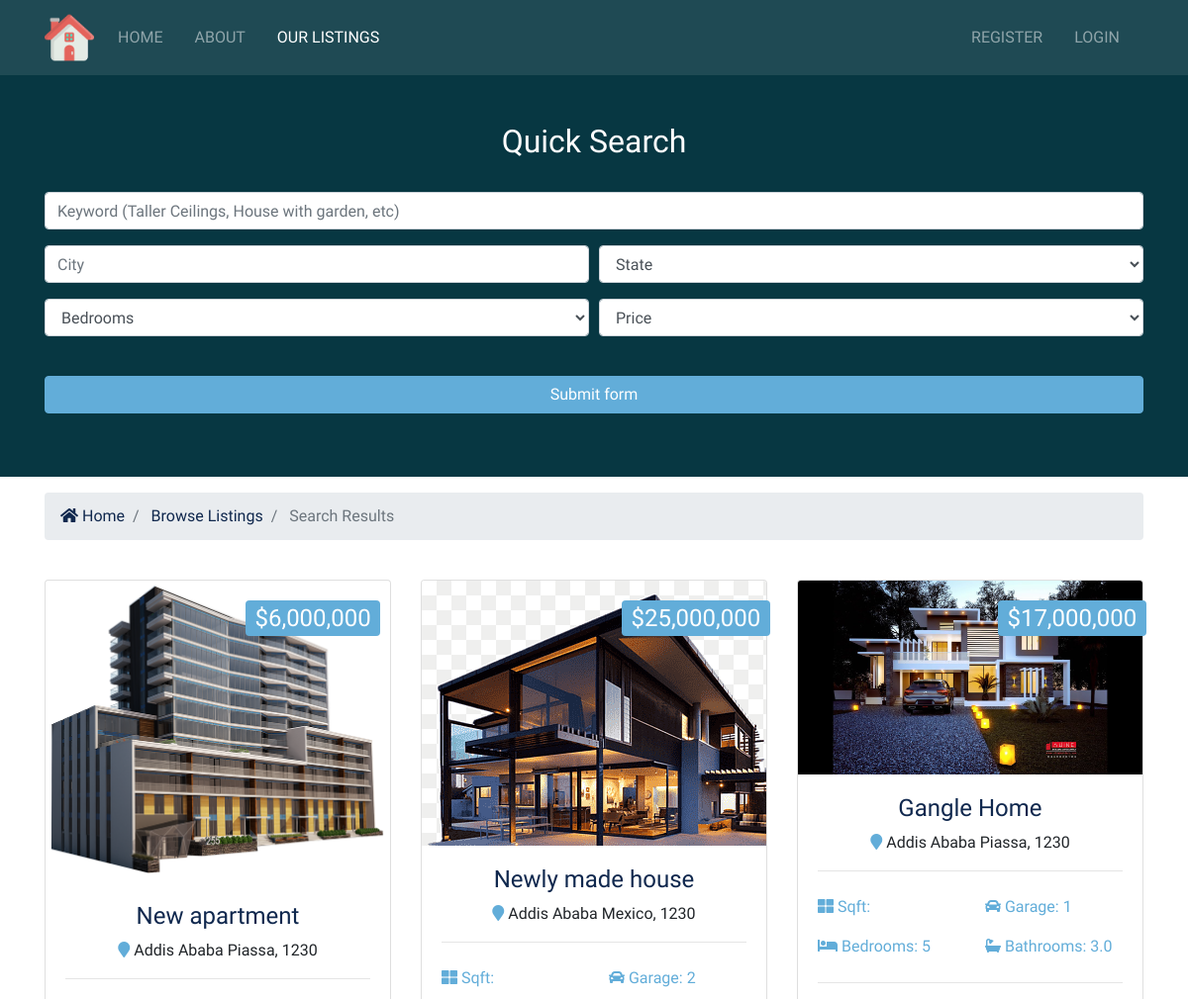
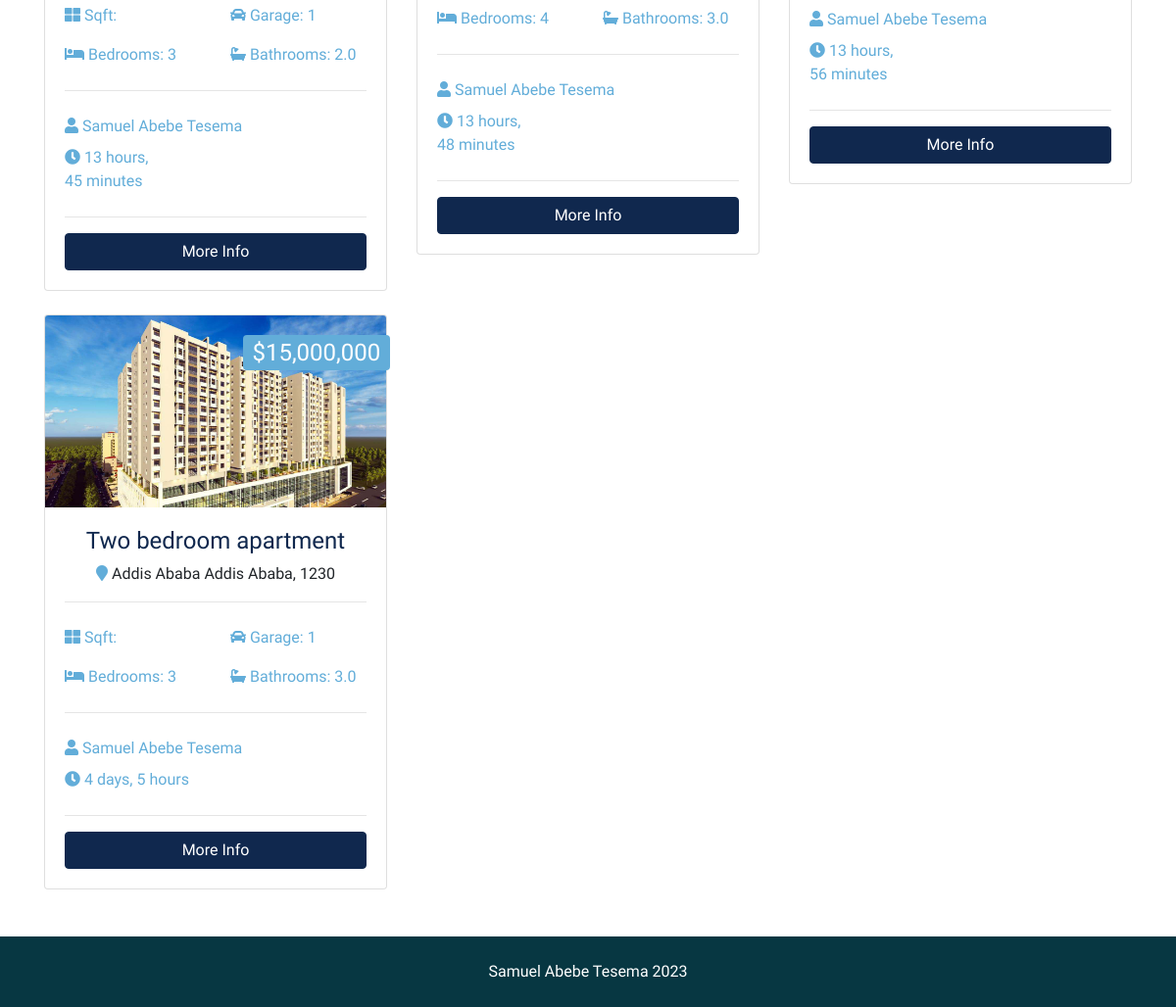
The page /listings/search on the database its author committed (2 pictures, top to bottom).
### listings/models.py (models this page shows, shortened)
class Listing(models.Model):
    agents = models.ForeignKey(Agent, on_delete=models.DO_NOTHING)
    title = models.CharField(max_length=200)
    address = models.CharField(max_length=200)
    city = models.CharField(max_length=100)
    state = models.CharField(max_length=100)
    zipcode = models.CharField(max_length=20)
    description = models.TextField(blank=True)
    price = models.IntegerField()
    bedrooms = models.IntegerField()
    bathrooms = models.DecimalField(max_digits=2, decimal_places=1)
    garage = models.IntegerField(default=0)
    sqft = models.CharField(max_length=20, blank=True)
    lot_size = models.DecimalField(max_digits=5, decimal_places=1)
    photo_main = models.ImageField(upload_to='photos/%Y/%m/%d')
    photo_1 = models.ImageField(upload_to='photos/%Y/%m/%d', blank=True)
    photo_2 = models.ImageField(upload_to='photos/%Y/%m/%d', blank=True)
    photo_3 = models.ImageField(upload_to='photos/%Y/%m/%d', blank=True)
    photo_4 = models.ImageField(upload_to='photos/%Y/%m/%d', blank=True)
    photo_5 = models.ImageField(upload_to='photos/%Y/%m/%d', blank=True)
    is_published = models.BooleanField(default=True)
    list_date = models.DateTimeField(default=datetime.now, blank=True)
    objects = models.Manager()

### agent/models.py (models this page shows)
class Agent(models.Model):
    name = models.CharField(max_length=200)
    photo = models.ImageField(upload_to='photo/%Y/%m/%d')
    description = models.TextField(blank=True)
    phone = models.CharField(max_length=20)
    email = models.CharField(max_length=50)
    is_mvp = models.BooleanField(default=False)
    hire_date = models.DateTimeField(default=datetime.now, blank=True)
    def __str__(self):
        return self.name
    objects = models.Manager()

### listings/views.py (the view)
# urls.py: path('search', views.search, name='search'),
def search(request):
    queryset_list = Listing.objects.order_by('-list_date')
    if 'keywords' in request.GET:
        keywords = request.GET['keywords']
        if keywords:
            queryset_list = queryset_list.filter(description__icontains=keywords)
    if 'city' in request.GET:
        city = request.GET['city']
        if city:
            queryset_list = queryset_list.filter(city__iexact=city)
    if 'state' in request.GET:
        state = request.GET['state']
        if state:
            queryset_list = queryset_list.filter(state__iexact=state)
    if 'bedrooms' in request.GET:
        bedrooms = request.GET['bedrooms']
        if bedrooms:
            queryset_list = queryset_list.filter(bedrooms__lte=bedrooms)
    if 'price' in request.GET:
        price = request.GET['price']
        if price:
            queryset_list = queryset_list.filter(price__lte=price)
    context = {
        'state_choices': state_choices,
        'bedroom_choices': bedroom_choices,
        'price_choices': price_choices,
        'listings': queryset_list,
        'values': request.GET,
        'queryset_list': queryset_list
    }
    return render(request, 'listings/search.html', context)

### listings/templates/listings/search.html (shortened to what this page needs)
{% extends 'listings/layout.html' %}
{% load humanize %}
{% block content %}
	<section id="showcase-inner" class="showcase-search text-white py-5">
		<div class="container">
			<div class="row text-center">
				<div class="col-md-12">
					<h2>Quick Search</h2>
					<br>
					<form action="{% url 'search' %}">
						<div class="form-row">
							<div class="col-md-12 mb-3">
								<input type="text" name="keywords" class="form-control"
								placeholder="Keyword (Taller Ceilings, House with garden, etc)">
							</div>
						</div>
						<div class="form-row">
							<div class="col-md-6 mb-3">
								<input type="text" name="city" class="form-control" placeholder="City">
							</div>
							<div class="col-md-6 mb-3">
								<select name="state" class="form-control">
									<option selected="true" disabled="disabled">State </option>
								</select>
							</div>
						</div>
						<div class="form-row">
							<div class="col-md-6 mb-3">
								<select name="bedrooms" class="form-control">
									<option selected="true" disabled="disabled">Bedrooms</option>
								</select>
							</div>
							<div class="col-md-6 mb-3">
								<select name="price" class="form-control">
									<option selected="true" disabled="disabled">Price </option>
								</select>
							</div>
						</div>
						<button class="btn btn-secondary btn-block mt-4" type="submit">Submit form</button>
					</form>
				</div>
			</div>
		</div>
	</section>
	<section id="bc" class="mt-3">
		<div class="container">
			<nav aria-label="breadcrumb">
				<ol class="breadcrumb">
					<li class="breadcrumb-item">
						<a href="index.html">
						<i class="fas fa-home"></i> Home </a>
					</li>
					<li class="breadcrumb-item">
						<a href="listings.html">Browse Listings</a>
					</li>
					<li class="breadcrumb-item active"> Search Results </li>
				</ol>
			</nav>
		</div>
	</section>
	<section id="listings" class="py-4">
		<div class="container">
			<div class="row">
				{% if listings %}
					{% for listing in listings %}
						<div class="col-md-6 col-lg-4 mb-4">
							<div class="card listing-preview">
								<img class="card-img-top" src="{{ listing.photo_main.url }}" alt="">
								<div class="card-img-overlay">
									<h2>
									<span class="badge badge-secondary text-white">${{ listing.price | intcomma}}</span>
									</h2>
								</div>
								<div class="card-body">
									<div class="listing-heading text-center">
										<h4 class="text-primary">{{ listing.title }}</h4>
										<p>
											<i class="fas fa-map-marker text-secondary"></i>
										{{ listing.city }} {{listing.state}}, {{listing.zipcode}}</p>
									</div>
									<hr>
									<div class="row py-2 text-secondary">
										<div class="col-6">
										<i class="fas fa-th-large"></i> Sqft: {{listing.sqft}}</div>
										<div class="col-6">
										<i class="fas fa-car"></i> Garage: {{ listing.garage }}</div>
									</div>
									<div class="row py-2 text-secondary">
										<div class="col-6">
										<i class="fas fa-bed"></i> Bedrooms: {{ listing.bedrooms }}</div>
										<div class="col-6">
										<i class="fas fa-bath"></i> Bathrooms: {{ listing.bathrooms }}</div>
									</div>
									<hr>
									<div class="row py-2 text-secondary">
										<div class="col-12">
										<i class="fas fa-user"></i> {{ listing.agents }}</div>
									</div>
									<div class="row text-secondary pb-2">
										<div class="col-6">
										<i class="fas fa-clock"></i> {{ listing.list_date | timesince }}</div>
									</div>
									<hr>
									<a href="{% url 'listing' listing.id %}" class="btn btn-primary btn-block">More Info</a>
								</div>
							</div>
						</div>
					{% endfor %}
				{% else %}
					<div class="col-md-12">
						<p>No Listings Found</p>
					</div>
				{% endif %}
			</div>
		</div>
	</section>
{% endblock content %}

### realEstate/static/css/all.css (style rules this page uses)
.fa, .fas, .far, .fal, .fab { -moz-osx-font-smoothing: grayscale; -webkit-font-smoothing: antialiased; display: inline-block; font-style: normal; font-variant: normal; text-rendering: auto; line-height: 1; }
.fa-bath:before { content: "\f2cd"; }
.fa-bed:before { content: "\f236"; }
.fa-car:before { content: "\f1b9"; }
.fa-clock:before { content: "\f017"; }
.fa-home:before { content: "\f015"; }
.fa-map-marker:before { content: "\f041"; }
.fa-th-large:before { content: "\f009"; }
.fa-user:before { content: "\f007"; }
.fa, .fas { font-family: 'Font Awesome 5 Free'; font-weight: 900; }

### realEstate/static/css/style.css (style rules this page uses)
.btn-secondary { color: #fff !important; }
img { width: 100%; }
#showcase-inner { background: url(../img/building.jpg) no-repeat top center fixed/cover; position: relative; overflow: hidden; min-height: 200px; }
#showcase-inner::before { content: ''; position: absolute; top: 0; left: 0; min-height: 100%; width: 100%; background: #073742 }
#showcase-inner.showcase-search { min-height: 270px; }
.listing-preview a { position: relative; }

### rows shown on the page
Listing: photo_main (picture), price "6,000,000", title "New apartment", city "Addis Ababa", state "Piassa", zipcode "1230", garage "1", bedrooms "3", bathrooms "2.0", agents "Samuel Abebe Tesema", list_date "13 hours, 45 minutes"
Listing: photo_main (picture), price "25,000,000", title "Newly made house", city "Addis Ababa", state "Mexico", zipcode "1230", garage "2", bedrooms "4", bathrooms "3.0", agents "Samuel Abebe Tesema", list_date "13 hours, 48 minutes"
Listing: photo_main (picture), price "17,000,000", title "Gangle Home", city "Addis Ababa", state "Piassa", zipcode "1230", garage "1", bedrooms "5", bathrooms "3.0", agents "Samuel Abebe Tesema", list_date "13 hours, 56 minutes"
Listing: photo_main (picture), price "15,000,000", title "Two bedroom apartment", city "Addis Ababa", state "Addis Ababa", zipcode "1230", garage "1", bedrooms "3", bathrooms "3.0", agents "Samuel Abebe Tesema", list_date "4 days, 5 hours"
